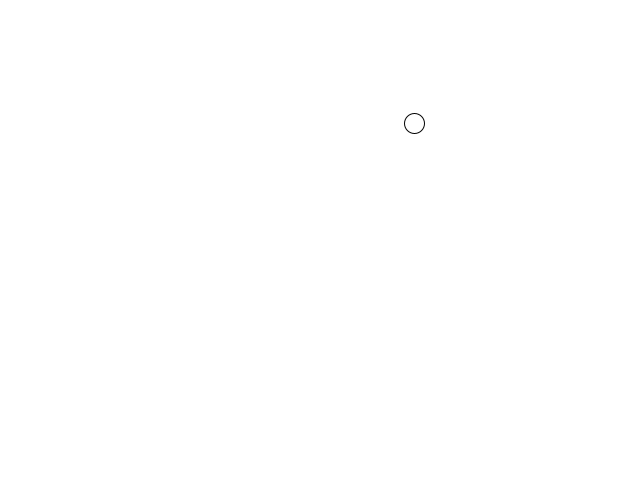
Frame 1 (no input)
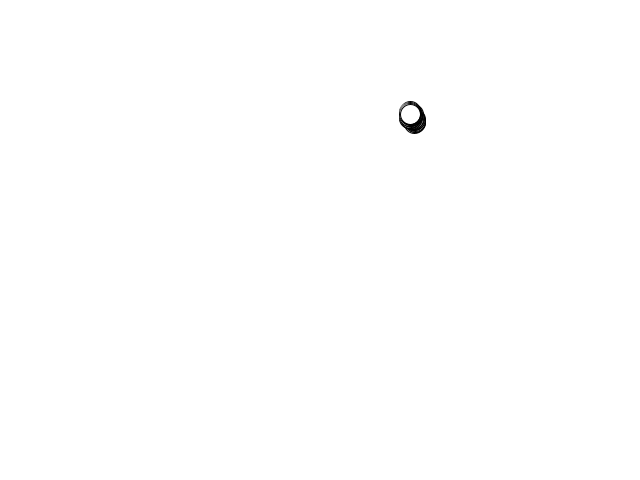
Frame 60 (the mouse pressed at the canvas centre just before this capture)
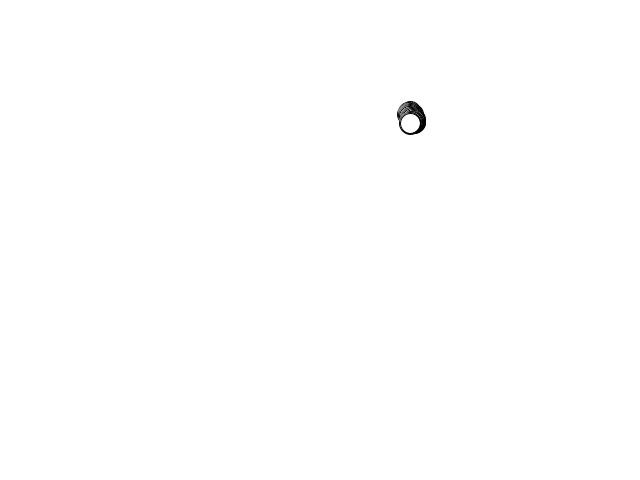
Frame 120 (the mouse held since frame 60 and released just before this capture)

The Processing sketch that drew these frames (run headless with seeded random() and noise(); from frame 60 on, the mouse is pressed at the canvas centre):

// Processing sketch: Simu
// ── Simu.pde

Walker w ;

void setup() {
  size(640,480);

  w = new Walker( int(random(width)), int(random(height)) );
  background(255);
}

void draw() {
  w.step();
  w.display();
}


// ── Walker.pde

class Walker {
  int x;
  int y;
  Walker(int xpos, int ypos) {
    x = xpos;
    y = ypos;
  }
  
  void display() {
    stroke(0);
    ellipse(x,y,20,20);
  }
  
  void step() {
    int stepx = int(random(3))-1;
    int stepy = int(random(3))-1;
    x += stepx;
    y += stepy;
  }
  
}
